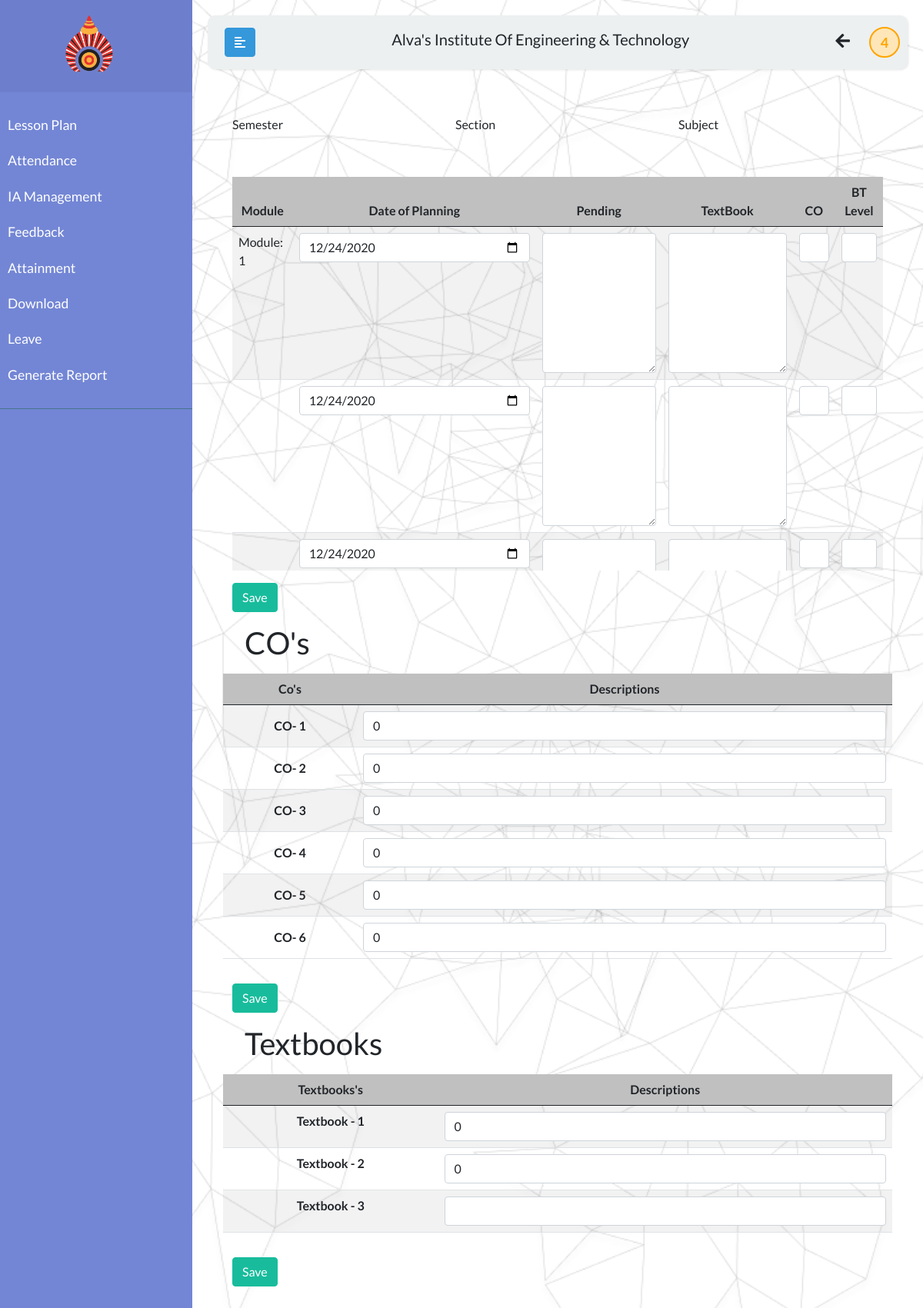
Page /lesson_plan/display.php (signed in) on the committed database.
### tables this page shows
CREATE TABLE `co` (
  `faculty_id` varchar(30) NOT NULL,
  `sub` varchar(100) NOT NULL,
  `co1` varchar(1000) DEFAULT NULL,
  `co2` varchar(1000) DEFAULT NULL,
  `co3` varchar(1000) DEFAULT NULL,
  `co4` varchar(1000) DEFAULT NULL,
  `co5` varchar(1000) DEFAULT NULL,
  `co6` varchar(1000) DEFAULT NULL,
  `t1` varchar(500) NOT NULL,
  `t2` varchar(500) NOT NULL,
  `t3` varchar(500) NOT NULL
);

### lesson_plan/display.php (the view, shortened to what this page needs)
<?php
        include("../template/sidebar-fac.php");
        require_once "../config.php";
        $con = $link;
          $sem = $_SESSION["sem"];
          $subid = $_SESSION["subid"];
          $sec = $_SESSION["sec"];
            $q = "select module, dop_Plan, pending, textbook, co, bt_evel, vtu_textbook, vtu_co from lessonpanl where sem = \"" . $sem . "\" and subid = \"" . $subid . "\" and section = \"" . $sec . "\"";
            $result = $con -> query($q);
    ?>
<div id="content">
    <div class="container-fluid">
        <form action="update.php" method="POST">
            <div class="row">
                <div class="col col-4 col-md-4 col-lg-4">
                    <label for="sem">Semester</label>
                </div>
                <div class="col col-4 col-md-4 col-lg-4">
                    <label for="sec">Section</label>
                </div>
                <div class="col col-4 col-md-4 col-lg-4">
                    <label for="sub">Subject</label>
                </div>
            </div>
            <div class="table-responsive" style="height: 70vh; overflow: scroll;">
                <table class="table table-striped  mt-5">
                    <thead>
                        <tr>
                            <th scope="col">Module</th>
                            <th scope="col">Date of Planning</th>
                            <th scope="col">Pending</th>
                            <th scope="col">TextBook</th>
                            <th scope="col">CO</th>
                            <th scope="col">BT Level</th>
                        </tr>
                    </thead>
                    <tbody>
                        <?php
                      $con1=0;
                      $flag = "";
                        foreach($result as $r){
                          $con1++;
                    ?>
                        <tr>
                            <?php
                        if($flag != $r['module']){
                            $flag = $r["module"];
                            ?>
                            <td>Module:
                                <?php echo $r['module'] ?>
                            </td>
                            <?php
                        }else{
                            ?>
                            <td></td>
                            <?php
                        }
                        ?>
                            <th>
                                <input class="form-control " style="width: 300px;" type="date"
                                    name="dop_Plan<?php echo $con1?>" value="<?php echo $r['dop_Plan'] ?>">
                            </th>
                            <td><textarea class="form-control" name="topic<?php echo $con1?>" id="" cols="30"
                                    rows="7"><?php echo $r['pending'] ?></textarea></td>
                            <td><textarea class="form-control" name="textbook<?php echo $con1?>" id="" cols="30"
                                    rows="7"><?php echo $r['textbook'] ?></textarea></td>
                            <td><select class="form-control" name="co_select<?php echo $con1?>"
                                    aria-label="Default select example">
                                    <option value="<?php echo $r['co'] ?>">
                                    </option>
                                    <option class="form-control" value="CO1">CO1</option>
                                </select>
                            </td>
                            <td><select class="form-control" name="lvl_select<?php echo $con1?>"
                                    aria-label="Default select example">
                                    <option value="<?php echo $r['bt_evel'] ?>">
                                    </option>
                                    <option class="form-control" value="L1">L1</option>
                                </select>
                            </td>
                        </tr>
                        <?php }?>
                    </tbody>
                </table>
            </div>
            <div style="width: 100%; ">
                <button class="btn btn-success mt-3">Save</button>
            </div>
        </form>
        <form action="co_update.php" method="POST">
            <h2 class="m-3">CO's</h2>
            <div class="row">
                <?php
                            $q_c = 'select * from co where sub = "' . $subid . '"';
                            $r_c = $con->query($q_c);
                            $rt_c = mysqli_fetch_assoc($r_c);
                        ?>
                <table class="table table-striped">
                    <thead>
                        <tr class="">
                            <th scope="col" style="text-align:center; width:7%;"> Co's </th>
                            <th scope="col" style="text-align:center;"> Descriptions </th>
                        </tr>
                    </thead>
                    <tbody>
                        <?php
                                 $count = 1;
                                 for($i = 1; $i <= 6; $i++)
                                 {
                                     ?>
                        <tr class="">
                            <th scope="row" style="text-align:center;width:20%;vertical-align: middle;">
                                CO-
                                <?php echo $i ?>
                            </th>
                            <td><input type="text" class="form-control" name="co<?php echo $i ?>" id=""
                                    value="<?php echo $rt_c['co' . $i] ?>"></td>
                        </tr>
                        <?php $count++; }
                                 ?>
                    </tbody>
                </table>
            </div>
            <div style="width: 100%; ">
                <button class="btn btn-success mt-3">Save</button>
            </div>
        </form>
        <form action="textbook_update.php" method="POST">
            <h2 class="m-3">Textbooks</h2>
            <div class="row">
                <table class="table table-striped">
                    <thead>
                        <tr class="">
                            <th scope="col" style="text-align:center"> Textbooks's </th>
                            <th scope="col"> Descriptions </th>
                        </tr>
                    </thead>
                    <tbody>
                        <?php
                                 $count = 1;
                                 for($i = 1; $i <= 3; $i++)
                                 {
                                     ?>
                        <tr class="">
                            <th scope="row" style="text-align:center">Textbook -
                                <?php echo $i ?>
                            </th>
                            <td><input type="text" class="form-control" name="t<?php echo $i ?>" id=""
                                    value="<?php echo $rt_c['t' . $i] ?>"></td>
                        </tr>
                        <?php $count++; }
                                 ?>
                    </tbody>
                </table>
            </div>
            <div style="width: 100%; ">
                <button class="btn btn-success mt-3">Save</button>
            </div>
        </form>
    </div>
</div>
</div>
</body>
</html>

### asset/style/style_fac.css (style rules this page uses)
body, html, .wraper { background-image: url("asset/img/bg.png") !important; height: 100vh !important; width: 100vw !important; background-position: center !important; background-repeat: no-repeat !important; background-size: cover !important; height: 100% !important; align-content: center !important; }
td input { width: 100% !important; padding: 10px; box-sizing: border-box; }
body { width: 81%; }
#content { width: 100%; padding: 20px; min-height: 100vh; transition: all 0.3s; }

### template/sidebar-fac.php (style rules this page uses)
body, html, .wraper { background-image: url("../asset/img/bg.png") !important; height: 100vh !important; width: 100vw !important; background-position: center !important; background-repeat: no-repeat !important; background-size: cover !important; height: 100% !important; align-content: center !important; background: fixed; }
#content { width: 100%; padding: 20 px; min-height: 100 vh; transition: all 0.3s; }

### lesson_plan/display.php (style rules this page uses)
thead tr:nth-child(1) th { background: silver; position: sticky;top: 0;z-index: 10;text-align: center; }

### rows in the picture
co: co1 "0", co2 "0", co3 "0", co4 "0", co5 "0", co6 "0", t1 "0", t2 "0"

### other values in the picture
$user[0] "4"
$r['module'] "1"
